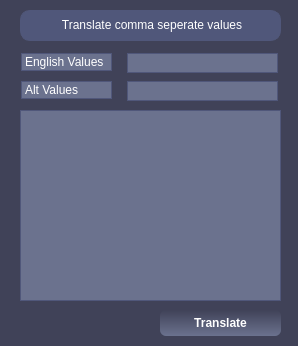
<?xml version="1.0" encoding="UTF-8"?>
<ui version="4.0">
 <class>EditRegistry</class>
 <widget class="QWidget" name="EditRegistry">
  <property name="geometry">
   <rect>
    <x>0</x>
    <y>0</y>
    <width>298</width>
    <height>346</height>
   </rect>
  </property>
  <property name="windowTitle">
   <string>Partial Translate</string>
  </property>
  <property name="styleSheet">
   <string notr="true">QWidget {
    background-color: #404258;
    color: #fff;
 }
QLabel {
    border: 1px solid;
    border-color: #50577A;
    background-color: #6B728E;
}
QTextEdit {
    border: 1px solid;
    border-color: #50577A;
    background-color: #6B728E;
}
QTextEdit:focus {
    background: #7B8FA1;
    border: 2px solid;
    border-color: #50577A;
}
QLineEdit {
    border: 1px solid;
    border-color: #50577A;
    background-color: #6B728E;
}
QLineEdit:focus {
    background: #7B8FA1;
    border: 2px solid;
    border-color: #50577A;
}</string>
  </property>
  <widget class="QLabel" name="RegKeyName_Label">
   <property name="geometry">
    <rect>
     <x>21</x>
     <y>53</y>
     <width>91</width>
     <height>18</height>
    </rect>
   </property>
   <property name="styleSheet">
    <string notr="true"/>
   </property>
   <property name="text">
    <string>English Values</string>
   </property>
  </widget>
  <widget class="QLineEdit" name="English_LineEdit">
   <property name="geometry">
    <rect>
     <x>127</x>
     <y>53</y>
     <width>151</width>
     <height>20</height>
    </rect>
   </property>
  </widget>
  <widget class="QLabel" name="RegistryEdit_Title_Label">
   <property name="geometry">
    <rect>
     <x>20</x>
     <y>10</y>
     <width>261</width>
     <height>31</height>
    </rect>
   </property>
   <property name="styleSheet">
    <string notr="true">QLabel {
	text-align: center;
	border-radius: 10px;
	background-color: #50577A;
	padding: 1px;
}</string>
   </property>
   <property name="text">
    <string>&lt;html&gt;&lt;head/&gt;&lt;body&gt;&lt;p align=&quot;center&quot;&gt;Translate comma seperate values&lt;/p&gt;&lt;/body&gt;&lt;/html&gt;</string>
   </property>
  </widget>
  <widget class="QPushButton" name="TranslateWords_pushButton">
   <property name="geometry">
    <rect>
     <x>160</x>
     <y>310</y>
     <width>121</width>
     <height>26</height>
    </rect>
   </property>
   <property name="styleSheet">
    <string notr="true"> QPushButton {
    background: qlineargradient(x1: 0, y1: 0, x2: 0, y2: 1, stop: 0 #404258, stop: 1 #6B728E);
    border-radius: 6px;
    padding: 5px;
    color: white;
    font-weight: bold;
}
QPushButton:hover {;
    border: 1px solid;
    border-color: #fff;
}
QPushButton:pressed {
    background: qlineargradient(x1: 0, y1: 0, x2: 0, y2: 1, stop: 0 #6B728E, stop: 1 #404258);
}</string>
   </property>
   <property name="text">
    <string>Translate</string>
   </property>
  </widget>
  <widget class="QLineEdit" name="Translate_LineEdit">
   <property name="geometry">
    <rect>
     <x>127</x>
     <y>81</y>
     <width>151</width>
     <height>20</height>
    </rect>
   </property>
  </widget>
  <widget class="QLabel" name="ValueName_Label">
   <property name="geometry">
    <rect>
     <x>21</x>
     <y>81</y>
     <width>91</width>
     <height>18</height>
    </rect>
   </property>
   <property name="styleSheet">
    <string notr="true"/>
   </property>
   <property name="text">
    <string>Alt Values</string>
   </property>
  </widget>
  <widget class="QTextEdit" name="textEdit">
   <property name="geometry">
    <rect>
     <x>20</x>
     <y>110</y>
     <width>261</width>
     <height>191</height>
    </rect>
   </property>
  </widget>
 </widget>
 <tabstops>
  <tabstop>English_LineEdit</tabstop>
  <tabstop>Translate_LineEdit</tabstop>
  <tabstop>TranslateWords_pushButton</tabstop>
 </tabstops>
 <resources/>
 <connections/>
</ui>
